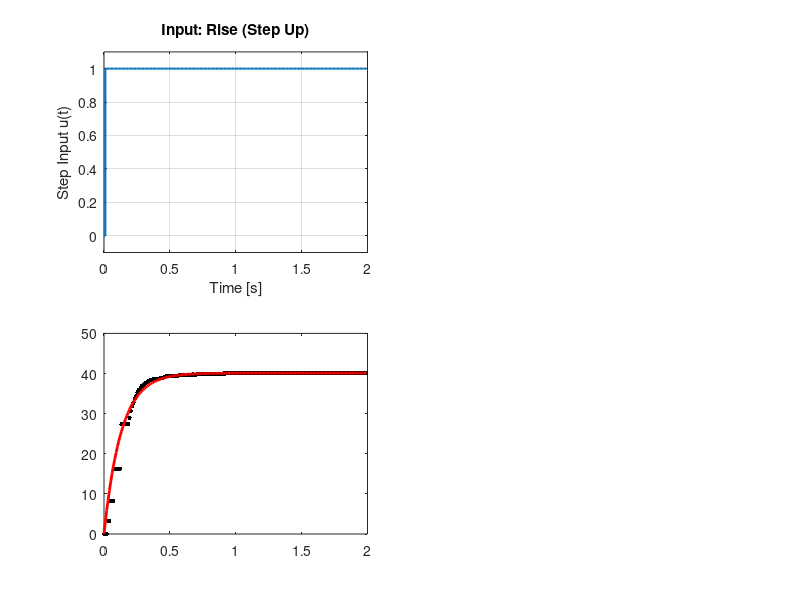

Recreate this plot in MATLAB. (Note: this script raises an error after producing the figure.)
% Clear workspace and close all figures
clear; clc; close all;

% SYSTEM PARAMETERS
K_gain = 40.11;     % Experimental gain computed in previous steps
T = 0.01;           % Sampling period (10ms)

% Typical Datasheet values for reference (from class slides)
tau_rise_ds = 0.020; 
tau_decay_ds = 0.030;

% LOAD EXPERIMENTAL DATA
% Loading the .mat file containing 'data_up' and 'data_down'
load("time_constants.mat")

datasets = {data_up, data_down};
labels = {'Rise (Step Up)', 'Decay (Step Down)'};
taus = zeros(1,2);

% Figure setup for the report
figure('Name', 'System Identification: LDR Dynamics', 'Units', 'normalized', 'Position', [0.1 0.1 0.8 0.7], 'Color', 'w');

% PROCESSING AND SIMULATION LOOP
for k = 1:2
    t_exp = datasets{k}(:,1);
    lux_exp = datasets{k}(:,2);
    
    % Analytical Calculation of Tau (63.2%, 5*tau)
    y_init = mean(lux_exp(1:3));                % Initial steady state
    y_final = mean(lux_exp(end-2:end));         % Final steady state
    delta_y = y_final - y_init;
    target_63 = y_init + (0.632 * delta_y);      % 63.2% threshold
    
    if delta_y > 0 % Rise case
        idx_tau = find(lux_exp >= target_63, 1, 'first');
        u_step = [zeros(1,1); ones(length(t_exp)-1, 1)]; % Input transition 0 to 1
    else % Decay case
        idx_tau = find(lux_exp <= target_63, 1, 'first');
        u_step = [ones(1,1); zeros(length(t_exp)-1, 1)]; % Input transition 1 to 0
    end
    
    % Extract experimental tau
    tau_calc = t_exp(idx_tau) - t_exp(1);
    taus(k) = tau_calc;
    
    % Theoretical Simulation (Euler Method)
    lux_sim = zeros(size(t_exp));
    lux_sim(1) = y_init;
    for i = 2:length(t_exp)
        % First-order model: dy/dt = (y_steady_state - y) / tau
        y_ss = y_init + (y_final - y_init) * u_step(i);
        if delta_y < 0
            y_ss = y_init + (y_final - y_init) * (1 - u_step(i));
        end
        
        % Numerical integration using Euler
        lux_sim(i) = lux_sim(i-1) + T * ((y_ss - lux_sim(i-1)) / tau_calc);
    end

    % PLOT

    % Top Row: Input Signal (Step)
    subplot(2, 2, k);
    stairs(t_exp, u_step, 'Color', [0 0.447 0.741], 'LineWidth', 1.5);
    title(['Input: ' labels{k}]);
    ylabel('Step Input u(t)');
    xlabel('Time [s]')
    grid on; ylim([-0.1 1.1]);
    
    % Bottom Row: Output Comparison (Experimental vs. Theoretical)
    subplot(2, 2, k + 2);

    plot(t_exp, lux_exp, 'k.', 'MarkerSize', 10, 'DisplayName', 'Experimental Data');
    hold on
    
    plot(t_exp, lux_sim, 'r-', 'LineWidth', 2, 'DisplayName', 'Theoretical Model');
    
    xline(t_exp(idx_tau), '--b', ...
        'DisplayName', ['\tau = ' num2str(tau_calc*1000,'%.1f') ' ms'], ...
        'LineWidth', 1.2);
    
    yline(target_63, ':g', ...
        'DisplayName', '63.2% level', ...
        'Alpha', 0.5, 'LineWidth', 2.5);
    
    title(['Output: ' labels{k}]);
    xlabel('Time [s]');
    ylabel('Illuminance [LUX]');
    legend('Location','southeast');
    grid on
end

% 5. CONSOLE OUTPUT
fprintf('\n========================================\n');
fprintf('         IDENTIFICATION SUMMARY            ');
fprintf('\n========================================\n');
fprintf('Rise Tau  | Exp: %.1f ms | Datasheet Ref: %.1f ms\n', taus(1)*1000, tau_rise_ds*1000);
fprintf('Decay Tau | Exp: %.1f ms | Datasheet Ref: %.1f ms\n', taus(2)*1000, tau_decay_ds*1000);

% 6. EMPIRICAL MODEL IDENTIFICATION (Corrected)
% Formula: tau(x) = tau_max * exp(-k*x)

% 1. Identify coordinates for the two points
% Point 1 (Rise): tau1 at x_high
% Point 2 (Decay): tau2 at x_low
x1 = mean(datasets{1}(end-2:end, 2)); % Approx. 40 LUX
tau1 = taus(1); 
x2 = mean(datasets{2}(end-2:end, 2)); % Approx. 0 LUX
tau2 = taus(2);

% 2. Calculate k using linearization
% k = ln(tau1 / tau2) / (x2 - x1)
k_exp = log(tau1 / tau2) / (x2 - x1);

% 3. Calculate tau_max (The intercept at x = 0)
% From the formula: tau_max = tau / exp(-k * x)
tau_max_exp = tau1 / exp(-k_exp * x1);

% --- Final Results Output ---
fprintf('\n========================================\n');
fprintf('      NON-LINEAR MODEL PARAMETERS\n');
fprintf('========================================\n');
fprintf('Point 1 (Rise):  %.1f ms at %.2f LUX\n', tau1*1000, x1);
fprintf('Point 2 (Decay): %.1f ms at %.2f LUX\n', tau2*1000, x2);
fprintf('----------------------------------------\n');
fprintf('Identified k:       %.6f\n', k_exp);
fprintf('Identified tau_max: %.1f ms\n', tau_max_exp*1000); % At x = 0 (0 lux)
% This value is bigger that the theoretical, since the RC filter dominates
% the delay
fprintf('Empirical Formula:  tau(x) = %.3f * exp(-%.4f * x)\n', tau_max_exp, k_exp);
fprintf('========================================\n');
